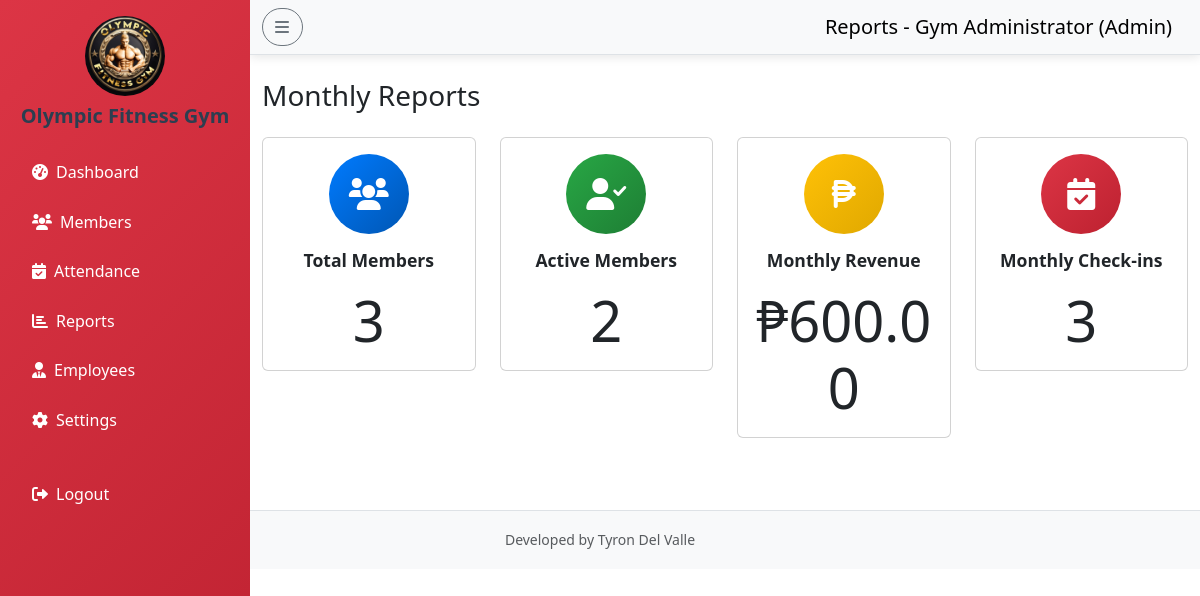
Screenshot of /admin/reports.php (signed in) with the database file from the repository.
### tables this page shows
CREATE TABLE `gym_settings` (
  `id` int(11) NOT NULL,
  `gym_name` varchar(255) NOT NULL DEFAULT 'Gym Management System',
  `logo_path` varchar(255) NOT NULL DEFAULT 'gym logo.jpg',
  `background_path` varchar(255) NOT NULL DEFAULT 'gym background.jpg',
  `updated_at` timestamp NOT NULL DEFAULT current_timestamp() ON UPDATE current_timestamp(),
  `sidebar_theme` varchar(50) NOT NULL DEFAULT 'primary'
);

### admin/reports.php (the view, shortened to what this page needs)
<?php
include "../config/db.php";
$user = $_SESSION['user'];
$settings = $conn->query("SELECT * FROM gym_settings WHERE id = 1")->fetch_assoc();
$total_members = $conn->query("SELECT COUNT(*) as count FROM members")->fetch_assoc()['count'];
$active_members = $conn->query("SELECT COUNT(*) as count FROM members WHERE status = 'ACTIVE'")->fetch_assoc()['count'];
$total_payments = $conn->query("SELECT SUM(amount) as total FROM payments WHERE MONTH(payment_date) = MONTH(CURDATE()) AND YEAR(payment_date) = YEAR(CURDATE())")->fetch_assoc()['total'] ?? 0;
$total_attendance = $conn->query("SELECT COUNT(*) as count FROM attendance WHERE MONTH(checkin_time) = MONTH(CURDATE()) AND YEAR(checkin_time) = YEAR(CURDATE())")->fetch_assoc()['count'];
?>
<!DOCTYPE html>
<html lang="en">
<head>
    <link href="https://cdn.jsdelivr.net/npm/bootstrap@5.3.0/dist/css/bootstrap.min.css" rel="stylesheet">
    <link href="https://cdnjs.cloudflare.com/ajax/libs/font-awesome/6.0.0/css/all.min.css" rel="stylesheet">
    <link href="../assets/style.css" rel="stylesheet">
</head>
<body>
    <div class="d-flex">
        <nav id="sidebar" class="bg-<?php echo htmlspecialchars($settings['sidebar_theme']); ?> <?php echo ($settings['sidebar_theme'] == 'light') ? 'text-dark' : 'text-white'; ?> vh-100" style="width: 250px;">
            <div class="p-3">
                <div class="text-center mb-4">
                    <img src="../<?php echo htmlspecialchars($settings['logo_path']); ?>" alt="Gym Logo" class="rounded-circle mb-2" style="width: 80px; height: 80px;">
                    <h5 class="fw-bold"><?php echo htmlspecialchars($settings['gym_name']); ?></h5>
                </div>
                   <ul class="nav flex-column">
                    <li class="nav-item mb-2">
                        <a class="nav-link <?php echo ($settings['sidebar_theme'] == 'light') ? 'text-dark' : 'text-white'; ?>" href="dashboard.php">
                            <i class="fas fa-tachometer-alt me-2"></i>Dashboard
                        </a>
                    </li>
                    <li class="nav-item mb-2">
                        <a class="nav-link <?php echo ($settings['sidebar_theme'] == 'light') ? 'text-dark' : 'text-white'; ?> active" href="members.php">
                            <i class="fas fa-users me-2"></i>Members
                        </a>
                    </li>
                    <li class="nav-item mb-2">
                        <a class="nav-link <?php echo ($settings['sidebar_theme'] == 'light') ? 'text-dark' : 'text-white'; ?>" href="attendance.php">
                            <i class="fas fa-calendar-check me-2"></i>Attendance
                        </a>
                    </li>
                    <li class="nav-item mb-2">
                        <a class="nav-link <?php echo ($settings['sidebar_theme'] == 'light') ? 'text-dark' : 'text-white'; ?>" href="reports.php">
                            <i class="fas fa-chart-bar me-2"></i>Reports
                        </a>
                    </li>
                    <li class="nav-item mb-2">
                        <a class="nav-link <?php echo ($settings['sidebar_theme'] == 'light') ? 'text-dark' : 'text-white'; ?>" href="employees.php">
                            <i class="fas fa-user-tie me-2"></i>Employees
                        </a>
                    </li>
                      <li class="nav-item mb-2">
                        <a class="nav-link <?php echo ($settings['sidebar_theme'] == 'light') ? 'text-dark' : 'text-white'; ?>" href="settings.php">
                            <i class="fas fa-cog me-2"></i>Settings
                        </a>
                    </li>
                    <li class="nav-item mt-4">
                        <a class="nav-link <?php echo ($settings['sidebar_theme'] == 'light') ? 'text-dark' : 'text-white'; ?>" href="../logout.php">
                            <i class="fas fa-sign-out-alt me-2"></i>Logout
                        </a>
                    </li>
                </ul>
            </div>
        </nav>
        <div class="flex-grow-1">
            <nav class="navbar navbar-light bg-light border-bottom">
                <div class="container-fluid">
                    <button class="btn btn-outline-secondary me-3" id="sidebarToggle">
                        <i class="fas fa-bars"></i>
                    </button>
                    <span class="navbar-brand mb-0 h1">Reports - <?php echo htmlspecialchars($user['fullname']); ?> (Admin)</span>
                </div>
            </nav>
            <div class="container-fluid mt-4">
                <div class="row">
                    <div class="col-12">
                        <h1 class="h3 mb-4">Monthly Reports</h1>
                        <div class="row">
                            <div class="col-md-3 mb-4">
                                <div class="card text-center">
                                    <div class="card-body">
                                        <div class="rounded-circle mx-auto mb-3" style="width: 80px; height: 80px; background: linear-gradient(135deg, #007bff, #0056b3); display: flex; align-items: center; justify-content: center; color: white;">
                                            <i class="fas fa-users fa-2x"></i>
                                        </div>
                                        <h5 class="card-title">Total Members</h5>
                                        <p class="card-text display-4"><?php echo $total_members; ?></p>
                                    </div>
                                </div>
                            </div>
                            <div class="col-md-3 mb-4">
                                <div class="card text-center">
                                    <div class="card-body">
                                        <div class="rounded-circle mx-auto mb-3" style="width: 80px; height: 80px; background: linear-gradient(135deg, #28a745, #1e7e34); display: flex; align-items: center; justify-content: center; color: white;">
                                            <i class="fas fa-user-check fa-2x"></i>
                                        </div>
                                        <h5 class="card-title">Active Members</h5>
                                        <p class="card-text display-4"><?php echo $active_members; ?></p>
                                    </div>
                                </div>
                            </div>
                            <div class="col-md-3 mb-4">
                                <div class="card text-center">
                                    <div class="card-body">
                                        <div class="rounded-circle mx-auto mb-3" style="width: 80px; height: 80px; background: linear-gradient(135deg, #ffc107, #e0a800); display: flex; align-items: center; justify-content: center; color: white;">
                                            <i class="fas fa-peso-sign fa-2x"></i>
                                        </div>
                                        <h5 class="card-title">Monthly Revenue</h5>
                                        <p class="card-text display-4">₱<?php echo number_format($total_payments, 2); ?></p>
                                    </div>
                                </div>
                            </div>
                            <div class="col-md-3 mb-4">
                                <div class="card text-center">
                                    <div class="card-body">
                                        <div class="rounded-circle mx-auto mb-3" style="width: 80px; height: 80px; background: linear-gradient(135deg, #dc3545, #bd2130); display: flex; align-items: center; justify-content: center; color: white;">
                                            <i class="fas fa-calendar-check fa-2x"></i>
                                        </div>
                                        <h5 class="card-title">Monthly Check-ins</h5>
                                        <p class="card-text display-4"><?php echo $total_attendance; ?></p>
                                    </div>
                                </div>
                            </div>
                        </div>
                    </div>
                </div>
            </div>
        </div>
    </div>
    <footer class="bg-light text-center text-muted py-3 mt-5 border-top">
        <div class="container">
            <small>Developed by Tyron Del Valle</small>
        </div>
    </footer>
</body>
</html>

### assets/style.css (style rules this page uses)
.btn { transition: all 0.3s ease; border-radius: 25px; font-weight: 600; text-transform: uppercase; letter-spacing: 0.5px; position: relative; overflow: hidden; }
.btn::before { content: ''; position: absolute; top: 0; left: -100%; width: 100%; height: 100%; background: linear-gradient(90deg, transparent, rgba(255, 255, 255, 0.2), transparent); transition: left 0.5s; }
.bg-danger { background: linear-gradient(135deg, #dc3545, #bd2130) !important; }
body { animation: pageLoad 0.5s ease-out; }
.navbar { box-shadow: 0 2px 10px rgba(0, 0, 0, 0.1); }
body { font-family: 'Segoe UI', Tahoma, Geneva, Verdana, sans-serif; line-height: 1.6; }
h1, h2, h3, h4, h5, h6 { font-weight: 700; color: #2c3e50; }
.card-title { font-size: 1.1rem; margin-bottom: 1rem; }
#sidebar { position: fixed; top: 0; left: 0; height: 100vh; width: 250px !important; transition: width 0.3s ease, transform 0.3s ease; z-index: 100; }
.flex-grow-1 { margin-left: 250px; transition: margin-left 0.3s ease; }

### rows the page displays
gym_settings: logo_path (picture), gym_name "Olympic Fitness Gym"

### other values shown
$user['fullname'] "Gym Administrator"
$total_members "3"
$active_members "2"
$total_payments "600.00"
$total_attendance "3"
